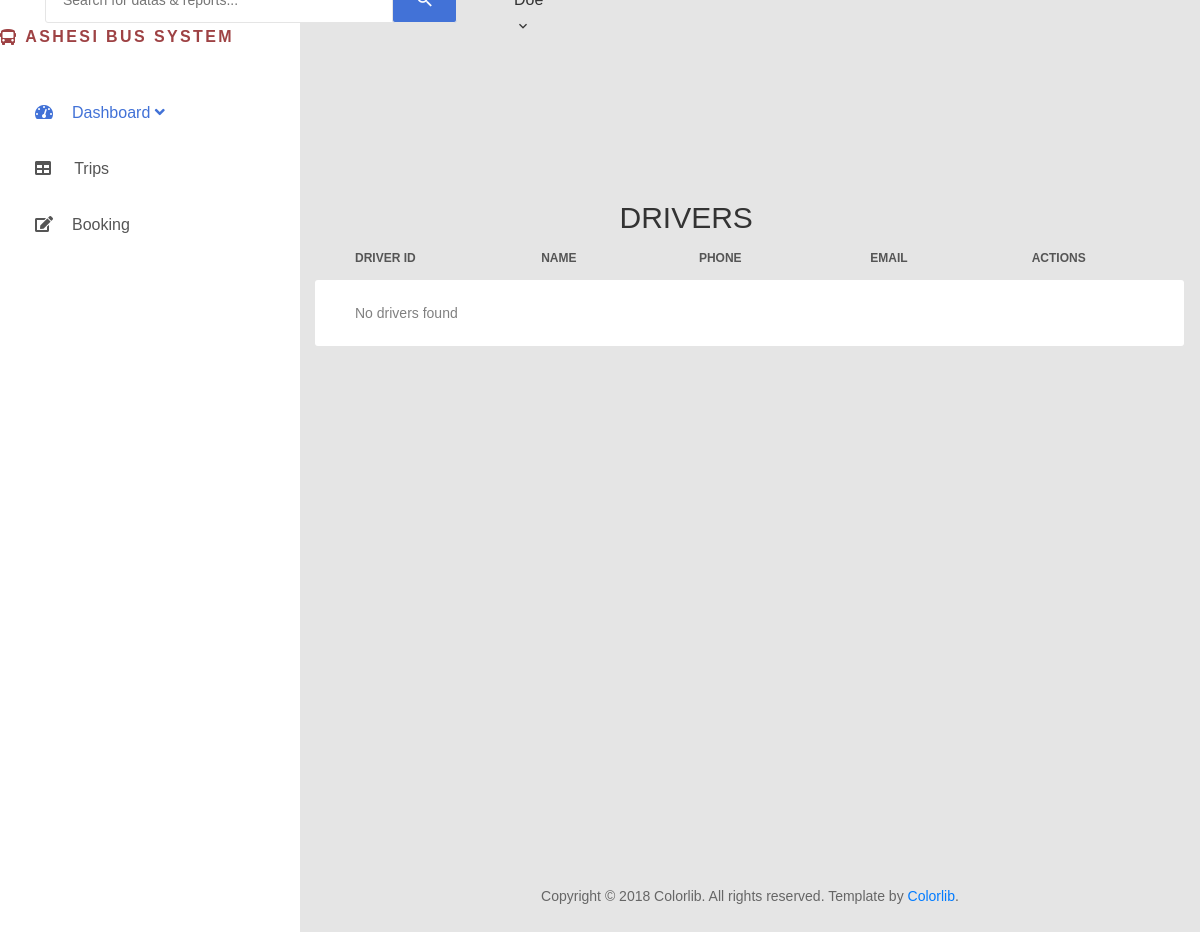
The app's page /admin/driver.php, older data.
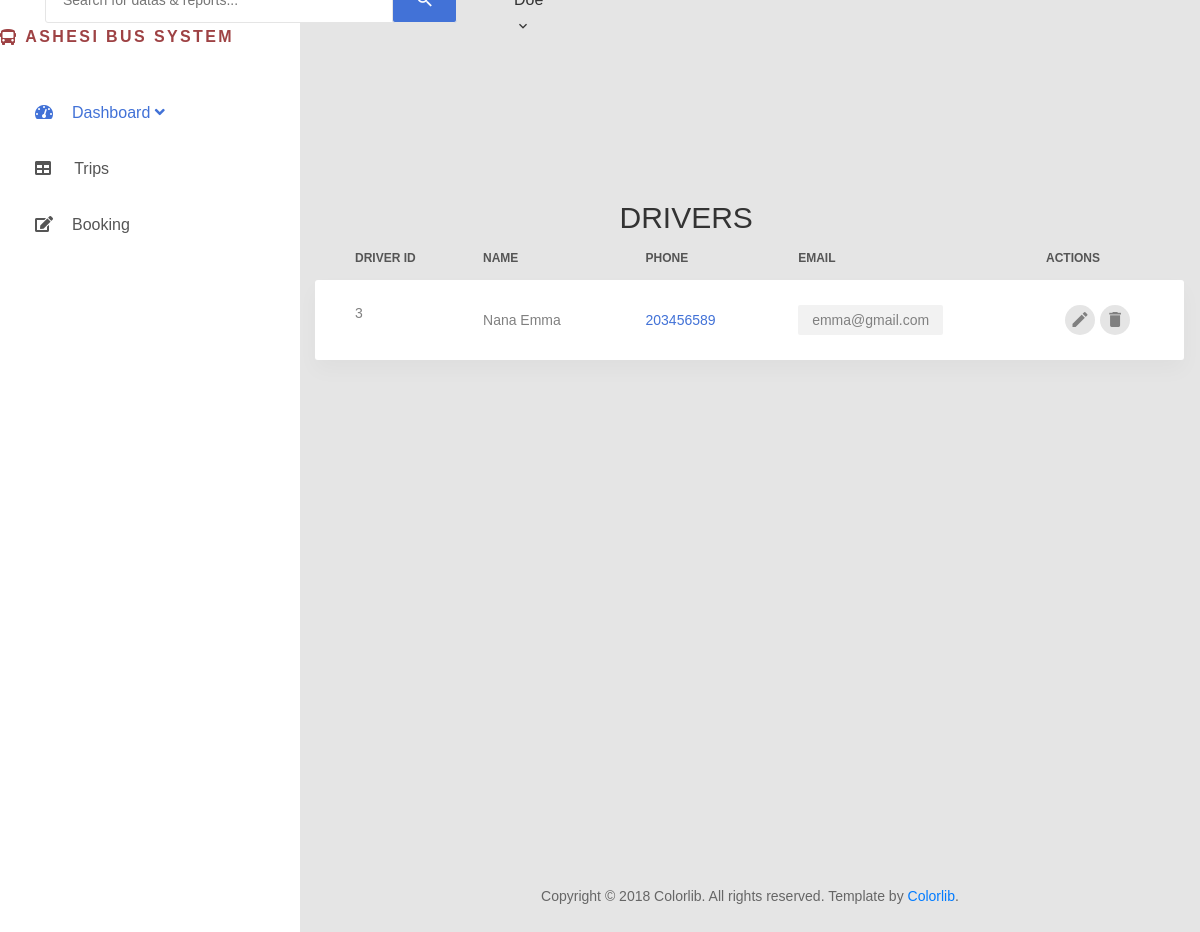
The same page, newer data.
### tables this page shows
CREATE TABLE `users` (
  `user_id` int(11) NOT NULL,
  `first_name` varchar(255) NOT NULL,
  `last_name` varchar(255) NOT NULL,
  `email` varchar(255) NOT NULL,
  `password` varchar(60) NOT NULL,
  `phone_number` int(20) NOT NULL,
  `role` int(2) NOT NULL,
  `date_created` timestamp NOT NULL DEFAULT current_timestamp()
);

### admin/driver.php (the view, shortened to what this page needs)
<?php include 'styles.php'; ?>
<?php require '../config/connection.php'; ?>
<?php
    $stmt = $connection->prepare("SELECT user_id, first_name, last_name, phone_number, email FROM users WHERE role = 2");
    $stmt->execute();
    $result = $stmt->get_result();
?>
<!DOCTYPE html>
<html lang="en">
<head>
</head>
<body>
    <div class="page-wrapper">
        <?php include 'side-menu.php'; ?>
        <?php include 'desktop-header.php'; ?>
        <div class="page-container">
            <div class="main-content">
                <section class="p-t-20">
                    <div class="container">
                        <div class="row">
                            <div class="col-md-12">
                                <h2 class="title-1" style="margin-left:35%">DRIVERS</h2>
                                <div class="table-responsive table-responsive-data2">
                                    <table class="table table-data2">
                                        <thead>
                                            <tr>
                                                <th>Driver ID</th>
                                                <th>Name</th>
                                                <th>Phone</th>
                                                <th>Email</th>
                                                <th>Actions</th>
                                            </tr>
                                        </thead>
                                        <tbody>
                                            <?php if ($result->num_rows > 0): ?>
                                                <?php while ($row = $result->fetch_assoc()): ?>
                                                    <tr class="tr-shadow">
                                                        <td><?= htmlspecialchars($row['user_id']); ?></td>
                                                        <td><?= htmlspecialchars($row['first_name'] . ' ' . $row['last_name']); ?></td>
                                                        <td class="desc"><?= htmlspecialchars($row['phone_number']); ?></td>
                                                        <td><span class="block-email"><?= htmlspecialchars($row['email']); ?></span></td>
                                                        <td>
                                                            <div class="table-data-feature">
                                                                <button class="item" data-toggle="tooltip" data-placement="top" title="Edit">
                                                                    <i class="zmdi zmdi-edit"></i>
                                                                </button>
                                                                <button class="item" data-toggle="tooltip" data-placement="top" title="Delete">
                                                                    <i class="zmdi zmdi-delete"></i>
                                                                </button>
                                                            </div>
                                                        </td>
                                                    </tr>
                                                    <tr class="spacer"></tr>
                                                <?php endwhile; ?>
                                            <?php else: ?>
                                                <tr>
                                                    <td colspan="5">No drivers found</td>
                                                </tr>
                                            <?php endif; ?>
                                        </tbody>
                                    </table>
                                </div>
                            </div>
                        </div>
                    </div>
                </section>
            </div>
            <?php include 'footer.php'; ?>
        </div>
</body>
</html>

Row changes from the older to the newer data that the page shows:
added users: user_id "3", first_name+last_name "Nana Emma", phone_number "203456589", email "emma@gmail.com"
Text that changed along with them:
text no longer shown: "No drivers found"
